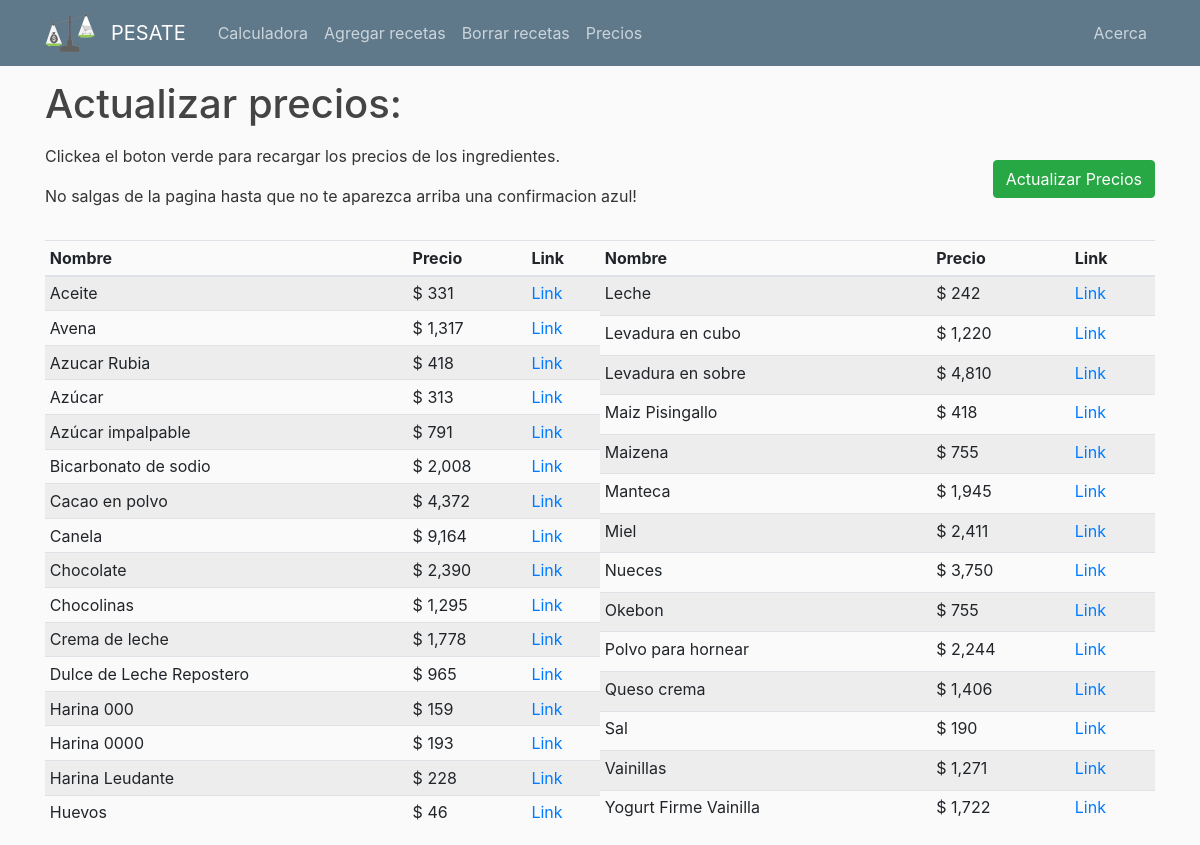
The page /actualizar on the database its author committed.
### Pagina/database.py (models this page shows, shortened)
class Ingredientes(Base):
    __tablename__="costos"
    nombre = Column("nombre", String, primary_key=True)
    precio = Column("precio", Integer)
    link = Column("link", String, default = '')

### Pagina/app.py (the view)
@app.route("/actualizar", methods=['GET','POST'])
def actualizar():
    title='Actualizar Precios '
    ingredientes = mostrar_tabla()
    form= ActualizarPrecios()
    if request.method == "POST":
        flash(f'Precios Actualizados!', 'info' )
        updatear_precios()
        return redirect(url_for('actualizar'))
    return render_template('actualizar.html', title=title, form=form, ingredientes = ingredientes)

### Pagina/webforms.py
class ActualizarPrecios(FlaskForm):
    submit = SubmitField('Actualizar Precios')

### Pagina/app.py (called while the page is built)
def pesos(value):
    if value <1:
        value = 1
    return f"$ {value:,.0f}"

### Pagina/database.py (called while the page is built)
def mostrar_tabla():
    result = session.query(Ingredientes).order_by(Ingredientes.nombre).all()
    return result

### Pagina/templates/actualizar.html (shortened to what this page needs)
{% extends "layout.html" %}
{% block content %}
    <h1 class="display-6 mt-2 mb-3">Actualizar precios:</h1>
    <div class="d-flex justify-content-between">
        <div class="text">
            <p>Clickea el boton verde para recargar los precios de los ingredientes.</p>
            <p>No salgas de la pagina hasta que no te aparezca arriba una confirmacion azul!</p>
        </div>
        <form action="/actualizar" method="post">
            {{ form.submit(class="btn btn-success mt-3 ") }}
        </form>
    </div>
    {% set half_len = (ingredientes|length / 2)|round|int %}
    <div class="d-flex">
        <table class="table table-sm table-striped mt-3">
            <thead>
                <tr>
                    <th>Nombre</th>
                    <th>Precio</th>
                    <th>Link</th>
                </tr>
            </thead>
            <tbody>
                {% for ingrediente in ingredientes[:half_len+1] %}
                    <tr>
                        <td>{{ ingrediente.nombre }}</td>
                        <td>{{ ingrediente.precio| pesos }}</td>
                        <td><a href="{{ ingrediente.link }}" target="_blank">Link</a></td>
                    </tr>
                {% endfor %}
            </tbody>
        </table>
        <table class="table table-sm table-striped mt-3">
            <thead>
                <tr>
                    <th>Nombre</th>
                    <th>Precio</th>
                    <th>Link</th>
                </tr>
            </thead>
            <tbody>
                {% for ingrediente in ingredientes[half_len+1:] %}
                    <tr>
                        <td>{{ ingrediente.nombre }}</td>
                        <td>{{ ingrediente.precio| pesos}}</td>
                        <td><a href="{{ ingrediente.link }}" target="_blank">Link</a></td>
                    </tr>
                {% endfor %}
            </tbody>
        </table>
    </div>
{% endblock %}

### Pagina/templates/layout.html (shortened to what this page needs)
<!DOCTYPE html>
<html lang="en">
<head>
    <link rel="stylesheet" href="https://cdn.jsdelivr.net/npm/bootstrap@4.3.1/dist/css/bootstrap.min.css"
>
    <link rel="stylesheet" type="text/css" href="{{ url_for('static',filename='styles.css') }}">
</head>
<body>
    <header class="site-header">
        <nav class="navbar navbar-expand-md navbar-dark bg-darky fixed-top">
            <div class="container">
                <img src="{{url_for('static', filename='logo-png3.png')}}" class="imagen mr-3" />
                <a class="navbar-brand mr-4" href="/">PESATE</a>
                <div class="collapse navbar-collapse" id="navbarToggle">
                    <div class="navbar-nav mr-auto">
                        <a class="nav-item nav-link" href="/">Calculadora</a>
                        <a class="nav-item nav-link" href="/recetas">Agregar recetas</a>
                        <a class="nav-item nav-link" href="/borrar">Borrar recetas</a>
                        <a class="nav-item nav-link" href="/actualizar">Precios</a>
                    </div>
                    <div class="navbar-nav">
                        <a class="nav-item nav-link" href="/about">Acerca</a>
                    </div>
                </div>
            </div>
        </nav>
    </header>
    <div class="container">
        {% block content%}
        {% endblock %}
    </div>
</body>
</html>

### Pagina/static/styles.css (style rules this page uses)
body { background: #fafafa; color: #333333; margin-top: 5rem; }
h1, h2, h3, h4, h5, h6 { color: #444444; }
.bg-darky { background-color: #5f788a; }
.site-header .navbar-nav .nav-link { color: #cbd5db; }

### rows shown on the page
Ingredientes: nombre "Aceite", precio|pesos "$ 331"
Ingredientes: nombre "Avena", precio|pesos "$ 1,317"
Ingredientes: nombre "Azucar Rubia", precio|pesos "$ 418"
Ingredientes: nombre "Azúcar", precio|pesos "$ 313"
Ingredientes: nombre "Azúcar impalpable", precio|pesos "$ 791"
Ingredientes: nombre "Bicarbonato de sodio", precio|pesos "$ 2,008"
Ingredientes: nombre "Cacao en polvo", precio|pesos "$ 4,372"
Ingredientes: nombre "Canela", precio|pesos "$ 9,164"
Ingredientes: nombre "Chocolate", precio|pesos "$ 2,390"
Ingredientes: nombre "Chocolinas", precio|pesos "$ 1,295"
Ingredientes: nombre "Crema de leche", precio|pesos "$ 1,778"
Ingredientes: nombre "Dulce de Leche Repostero", precio|pesos "$ 965"
Ingredientes: nombre "Harina 000", precio|pesos "$ 159"
Ingredientes: nombre "Harina 0000", precio|pesos "$ 193"
Ingredientes: nombre "Harina Leudante", precio|pesos "$ 228"
Ingredientes: nombre "Huevos", precio|pesos "$ 46"
Ingredientes: nombre "Leche", precio|pesos "$ 242"
Ingredientes: nombre "Levadura en cubo", precio|pesos "$ 1,220"
Ingredientes: nombre "Levadura en sobre", precio|pesos "$ 4,810"
Ingredientes: nombre "Maiz Pisingallo", precio|pesos "$ 418"
Ingredientes: nombre "Maizena", precio|pesos "$ 755"
Ingredientes: nombre "Manteca", precio|pesos "$ 1,945"
Ingredientes: nombre "Miel", precio|pesos "$ 2,411"
Ingredientes: nombre "Nueces", precio|pesos "$ 3,750"
Ingredientes: nombre "Okebon", precio|pesos "$ 755"
Ingredientes: nombre "Polvo para hornear", precio|pesos "$ 2,244"
Ingredientes: nombre "Queso crema", precio|pesos "$ 1,406"
Ingredientes: nombre "Sal", precio|pesos "$ 190"
Ingredientes: nombre "Vainillas", precio|pesos "$ 1,271"
Ingredientes: nombre "Yogurt Firme Vainilla", precio|pesos "$ 1,722"
